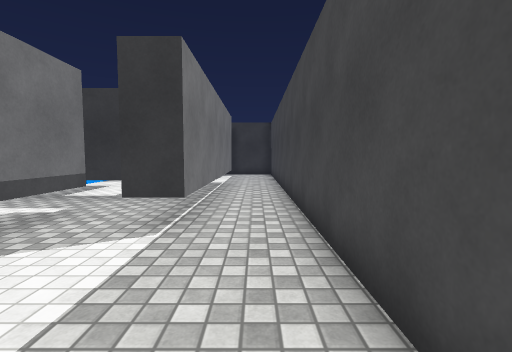
View 1 (above)

16 first-person views from a walk through a scene from a Unity 3-D project. The camera is 1.2 m above the floor, tilts 4° down and sees 85° across. The floor is counted in squares, 1 m on a side. Each view is taken from the middle of a square. On the plan, view 1 faces up. The plan holds only what a view shows up to about 13 squares ahead; the rest is blank. The player is left out. Surface patterns are stand-ins for the level's own textures.

View 2
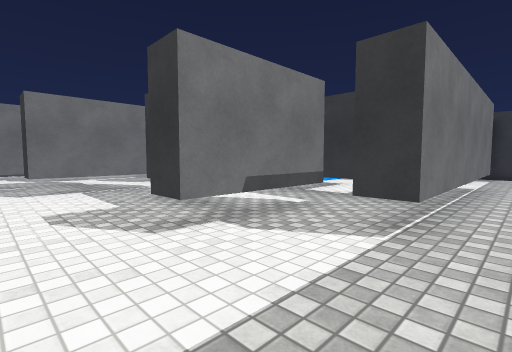

View 3
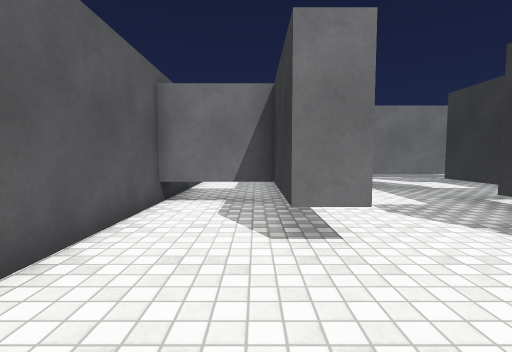

View 4
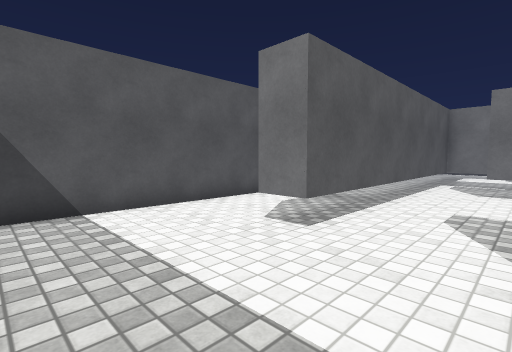

View 5
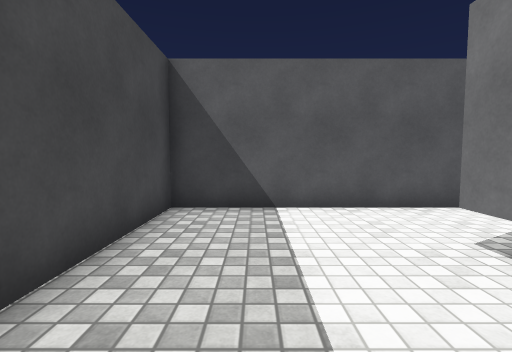

View 6
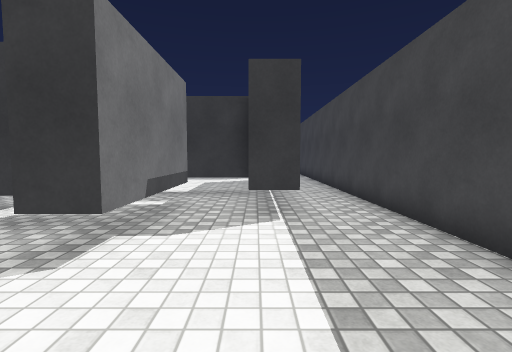

View 7
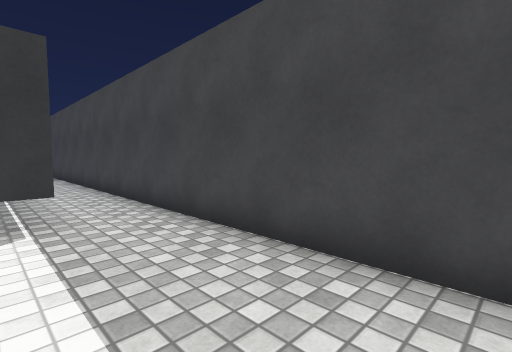

View 8
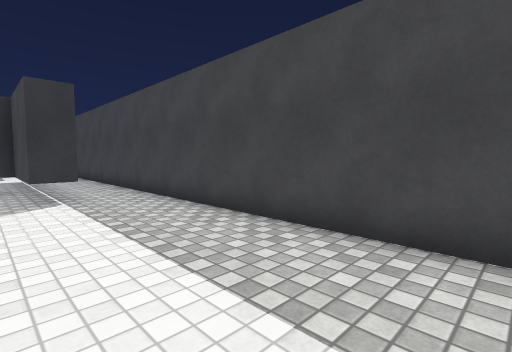

View 9
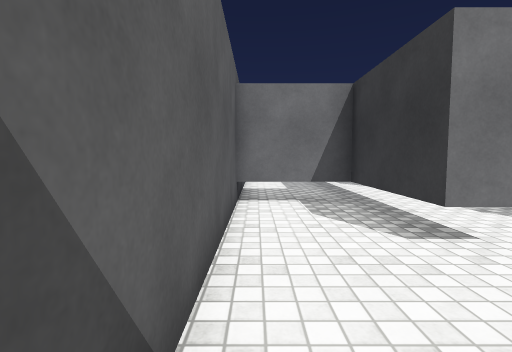

View 10
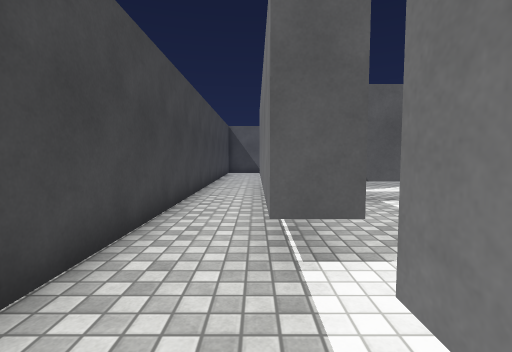

View 11
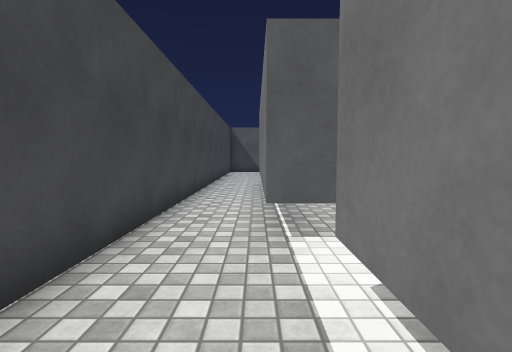

View 12
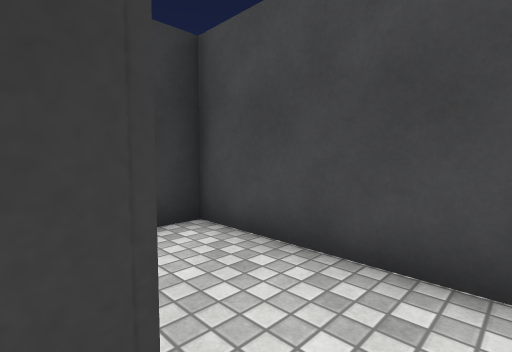

View 13
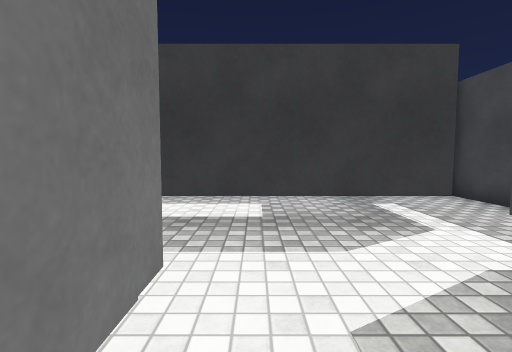

View 14
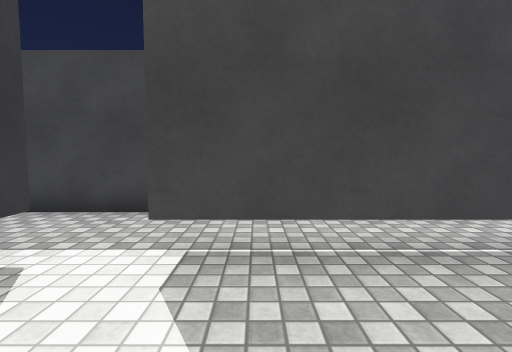

View 15
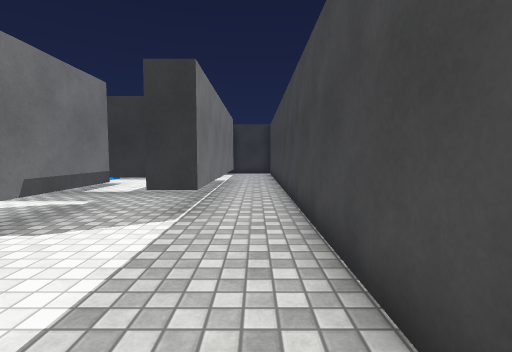

View 16
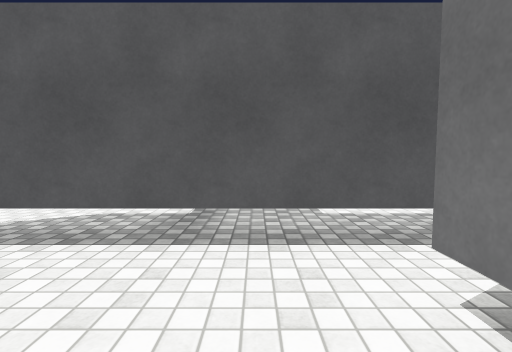

### Floor plan
Key: @ floor where view 1 was taken; # wall or solid block; . floor; T thing the floor can be seen under or through; O other object.
Columns run from 16 left of view 1 to 1 right of it. Each row starts with its distance up from view 1.
 19                 ##
 18          ....  ..#
 17          ....  ..#
 16               T..#
 15          TTTTTT..#
 14           .......#
 13         O.....TT.#
 12         O.....TT.#
 11           #...TT.#
 10            ...TT.#
  9            TT TT.#
  8            TTTTT.#
  7     ....   ...#T.#
  6     ....    T.#T.#
  5    .. T.    T.##.#
  4    .. T.##T T....#
  3       T....TT....#
  2 ..    T..........#
  1 .. T.TT..........#
  0 .. T............@#
 -1    TTTTTTTTTT....#
 -2    ..... T.......#
 -3    ..... T.......#
 -4    .....TT.......#
 -5          #########

Where each view was taken, in squares from view 1:
view 1: 0 up, 0 right, facing up
view 2: 0 up, 0 right, facing up-left
view 3: 2 down, 0 right, facing left
view 4: 2 up, 0 right, facing down-left
view 5: 2 up, 1 left, facing down
view 6: 1 down, 2 left, facing up
view 7: 1 down, 2 left, facing up-right
view 8: 4 down, 3 left, facing up-right
view 9: 4 down, 0 right, facing left
view 10: 16 up, 1 left, facing down
view 11: 17 up, 1 left, facing down
view 12: 14 up, 2 left, facing up-right
view 13: 10 up, 5 left, facing up
view 14: 12 up, 5 left, facing right
view 15: 1 down, 0 right, facing up
view 16: 3 up, 9 left, facing down
